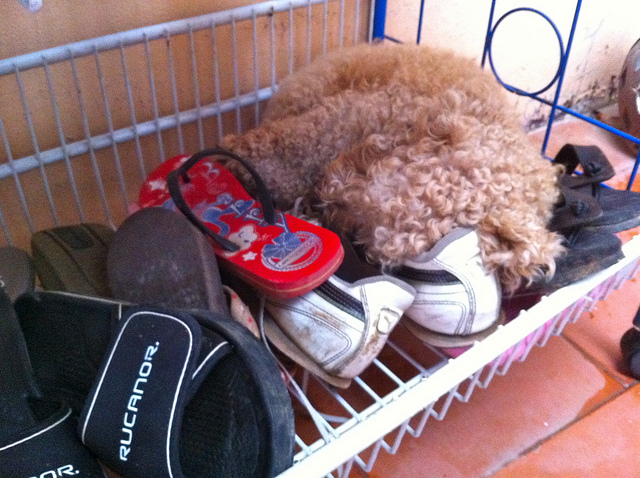
#> input picture research/flipdial/static/images/COCO_val2014_000000000042.jpg, 640 x 478 px; its folder holds only this picture in this run
$ python crop_img_to_thumbnail.py   (Python 2 division)
#> lines starting #> are read from the running program, lines starting #| are printed output that depends on the picture
from PIL import Image
import os

imgdir = os.path.join('images')
thumbdir = os.path.join('thumbnails')
imglist = os.listdir(imgdir)

down_size = 400,400
crop_height = 200
crop_width = 200

for img_i in imglist:
    try:
        img = Image.open(os.path.join(imgdir, img_i))
#> img is the input picture: PIL image 640x478 RGB; mean R, G, B 138.4, 110.8, 116
        img.thumbnail(down_size)
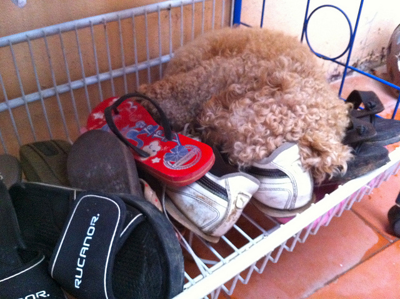
#> img: PIL image 400x299 RGB; mean R, G, B 138.4, 110.8, 116
        width, height = img.size
#> width = 400; height = 299

        left = (width - crop_width)/2
#> left = 100
        top = (height - crop_height)/2
#> top = 49
        right = (width + crop_width)/2
#> right = 300
        bottom = (height + crop_height)/2
#> bottom = 249

        img_cropped = img.crop((left, top, right, bottom))
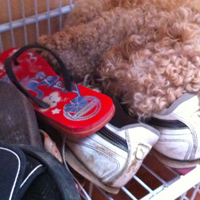
#> img_cropped: PIL image 200x200 RGB; mean R, G, B 131.8, 98.6, 107.6
        img_cropped.save(os.path.join(thumbdir, img_i), "JPEG")

    except IOError:
        print "cannot create thumbnail for '%s'" % img_i

$ run again, on research/flipdial/static/images/COCO_val2014_000000000192.jpg
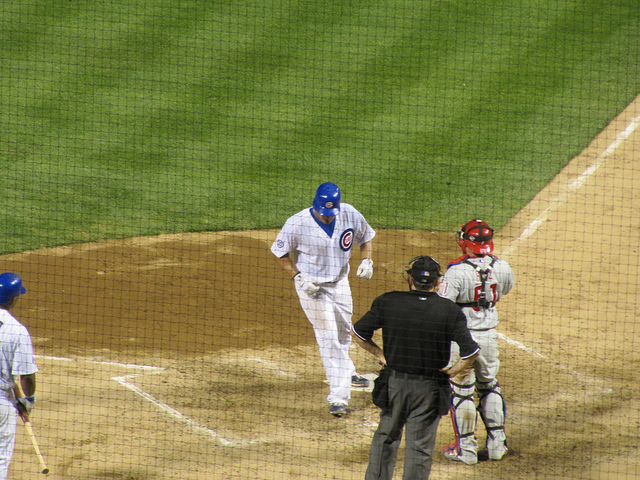
#> input picture research/flipdial/static/images/COCO_val2014_000000000192.jpg, 640 x 480 px
#> img is the input picture: PIL image 640x480 RGB; mean R, G, B 132.1, 131.5, 76.5
#> img: PIL image 400x300 RGB
#> `img_cropped = img.crop((left, top, right, bottom))`:
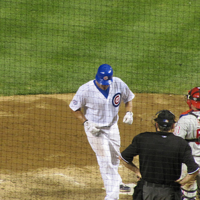
#> img_cropped: PIL image 200x200 RGB; mean R, G, B 120, 120.9, 72.1

$ run again, on research/flipdial/static/images/COCO_val2014_000000000196.jpg
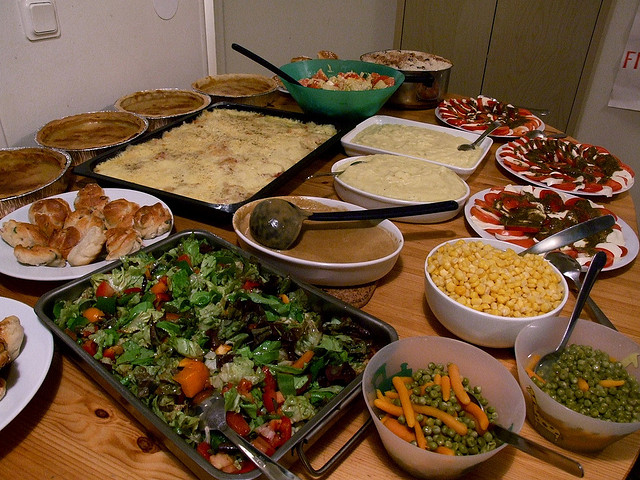
#> input picture research/flipdial/static/images/COCO_val2014_000000000196.jpg, 640 x 480 px
#> img is the input picture: PIL image 640x480 RGB; mean R, G, B 110.9, 83.9, 55.8
#> `img.thumbnail(down_size)`:
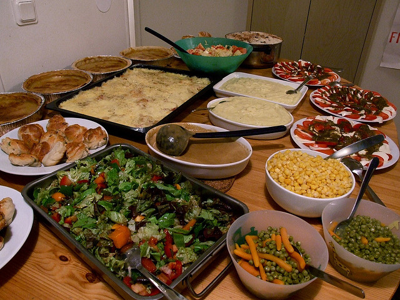
#> img: PIL image 400x300 RGB; mean R, G, B 110.9, 83.9, 55.9
#> `img_cropped = img.crop((left, top, right, bottom))`:
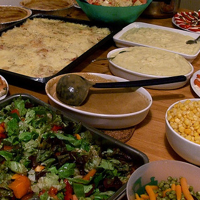
#> img_cropped: PIL image 200x200 RGB; mean R, G, B 104.9, 82, 49.4

$ run again, on research/flipdial/static/images/COCO_val2014_000000000208.jpg
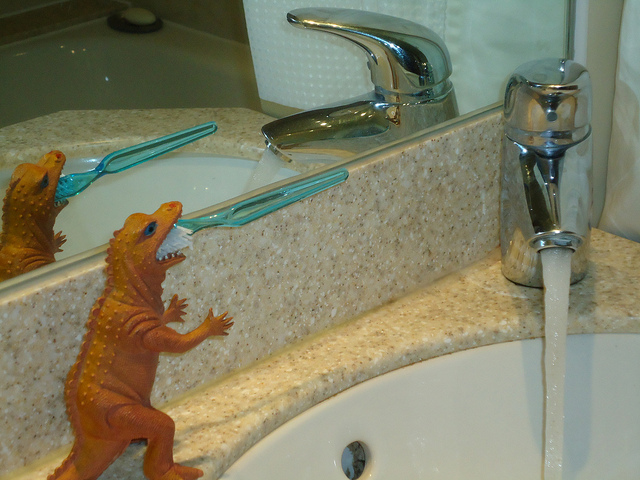
#> input picture research/flipdial/static/images/COCO_val2014_000000000208.jpg, 640 x 480 px
#> img is the input picture: PIL image 640x480 RGB; mean R, G, B 128.5, 127.3, 102.4
#> img: PIL image 400x300 RGB
#> `img_cropped = img.crop((left, top, right, bottom))`:
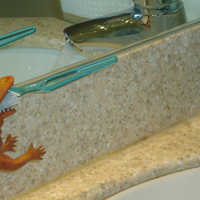
#> img_cropped: PIL image 200x200 RGB; mean R, G, B 139.9, 137.9, 109.6

$ run again, on research/flipdial/static/images/COCO_val2014_000000000074.jpg
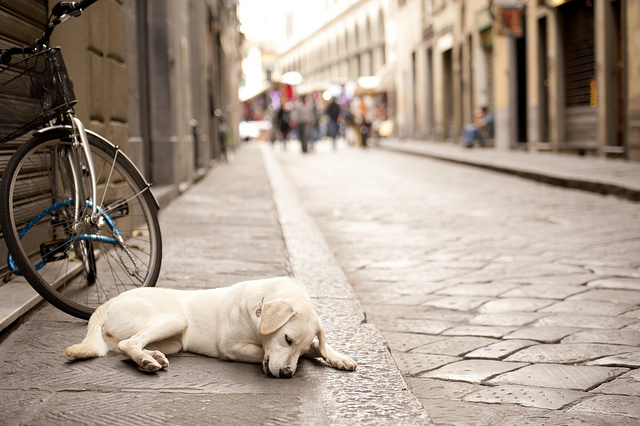
#> input picture research/flipdial/static/images/COCO_val2014_000000000074.jpg, 640 x 426 px
#> img is the input picture: PIL image 640x426 RGB; mean R, G, B 167.4, 152.7, 139.9
#> `img.thumbnail(down_size)`:
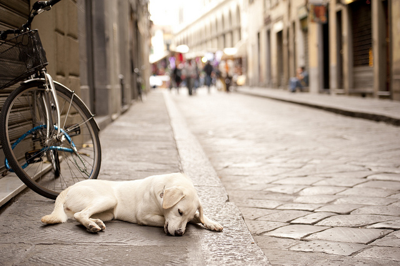
#> img: PIL image 400x266 RGB; mean R, G, B 167.4, 152.7, 139.9
#> `img_cropped = img.crop((left, top, right, bottom))`:
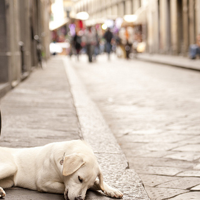
#> img_cropped: PIL image 200x200 RGB; mean R, G, B 200.8, 186.5, 173.8
